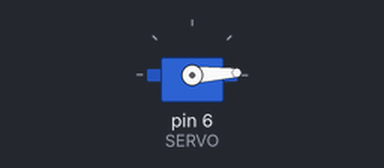
A sketch run on a simulated Arduino Uno, built with avr-gcc and run on an emulated ATmega328P. On the bench: servo.

Above: at 0.05 s.
At 1.3 s:
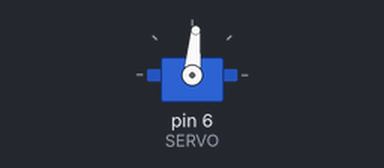
At 2.6 s:
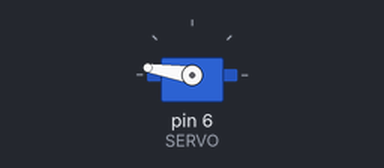
At 5.2 s:
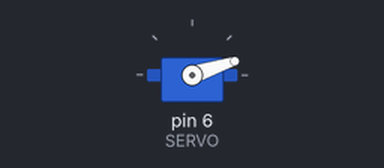
Timing chart, 0 to 7.1 s (numbered marks = the images above):
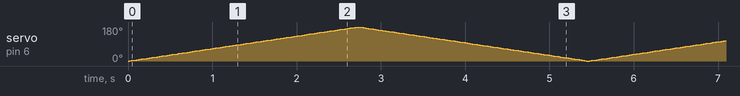

The sketch:

servo.ino
```cpp
#include <Servo.h>
#define SERVO 6

Servo servo;


void setup() {
  // put your setup code here, to run once:
  servo.attach(SERVO);
}

void loop() {
  // put your main code here, to run repeatedly:

  // Clockwise rotation
  for(int deg = 0; deg<= 180; deg++) {
    servo.write(deg);
    delay(15);
  }

  // AntiClockwise rotation

  for(int deg = 180; deg>=0 ; deg-- ) {
    servo.write(deg);
    delay(15);
  }
}
```
